Frame 1 (no input): blank canvas, image omitted
Frame 60 (the mouse pressed at the canvas centre just before this capture): blank canvas, image omitted
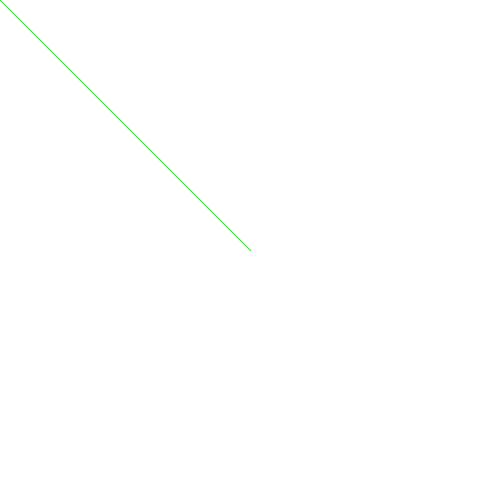
Frame 120 (the mouse held since frame 60 and released just before this capture)

The Processing sketch whose frames 1 and 60 were blank and that drew this single picture after the mouse press (run headless with seeded random() and noise(); from frame 60 on, the mouse is pressed at the canvas centre):

// Processing sketch: sketch_mousePressed
// ── sketch_mousePressed.pde
void setup(){
  size(500,500);
  background(255);
  
}

void draw(){
  if(mousePressed){
    if(mouseButton == LEFT)
      {stroke(255,0,0);    }
    else{stroke(0,255,0);}
    
    
    line(pmouseX,pmouseY,mouseX,mouseY);
  }
}
